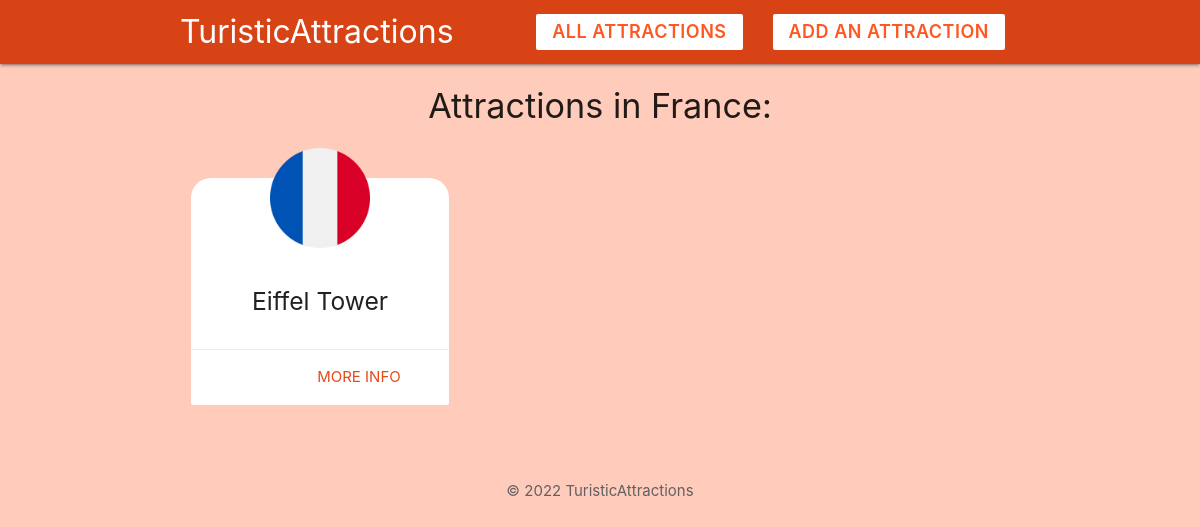
/country.php?id=12, run on the app's committed database.
### tables this page shows
CREATE TABLE `country` (
  `id` int(11) NOT NULL,
  `name` varchar(100) NOT NULL,
  `img` varchar(100) NOT NULL
);

CREATE TABLE `attraction` (
  `id` int(11) NOT NULL,
  `countryid` int(11) NOT NULL,
  `name` varchar(100) NOT NULL,
  `location` varchar(100) NOT NULL,
  `description` varchar(4000) NOT NULL,
  `best_visited` varchar(10) NOT NULL
);

### country.php (the view, shortened to what this page needs)
<?php
if (isset($_GET['id'])) {
    $countryid = mysqli_real_escape_string($conn, $_GET['id']);
}
$query = "SELECT * FROM country WHERE id = $countryid";
$result = mysqli_query($conn, $query);
$country = mysqli_fetch_assoc($result);
$query = "SELECT * FROM attraction WHERE countryid='$countryid'";
$result = mysqli_query($conn, $query);
$attractions = mysqli_fetch_all($result, MYSQLI_ASSOC);
?>
<!DOCTYPE html>
<html lang="en">
<?php include('templates/header.php'); ?>
<?php if ($country == null) : ?>
    <h1 class="center">There is no country with that ID!</h1>
    <div class="center">
        <a href="index.php" class="btn center deep-orange darken-2">Return</a>
    </div>
<?php else : ?>
    <?php if ($attractions == null) { ?>
        <div class="container center">
            <h3 class="center">No attractions in <?php echo $country['name'] ?> in database! </h3>
            <a href="add.php" class="btn center deep-orange darken-2">
                Add some
            </a>
        </div>
    <?php } else {; ?>
        <div class="container">
            <h4 class="center">Attractions in <?php echo $country['name'] ?>:</h4>
            <div class="row">
                <?php foreach ($attractions as $attraction) : ?>
                    <div class="col s12 m6 l4">
                        <div class="card z-depth-0 radius-card">
                            <img src="<?php echo $country['img']; ?>" alt="icon" class="icon-card">
                            <div class="card-content center">
                                <h5><?php echo htmlspecialchars($attraction['name']); ?></h5>
                            </div>
                            <div class="card-action right-align radius-card">
                                <a href="attraction.php?id=<?php echo $attraction['id']; ?>" class="deep-orange-text text-darken-2">
                                    More Info
                                </a>
                            </div>
                        </div>
                    </div>
                <?php endforeach; ?>
            </div>
        </div>
    <?php }; ?>
<?php endif; ?>
<?php include('templates/footer.php'); ?>
</html>

### templates/header.php (style rules this page uses)
.icon-card { max-height: 100px; margin: 40px auto -30px; display: block; position: relative; top: -30px; }
.radius-card { border-radius: 20px; }

### data on the page
country: name "France"
attraction: countryid.img (picture), name "Eiffel Tower"
